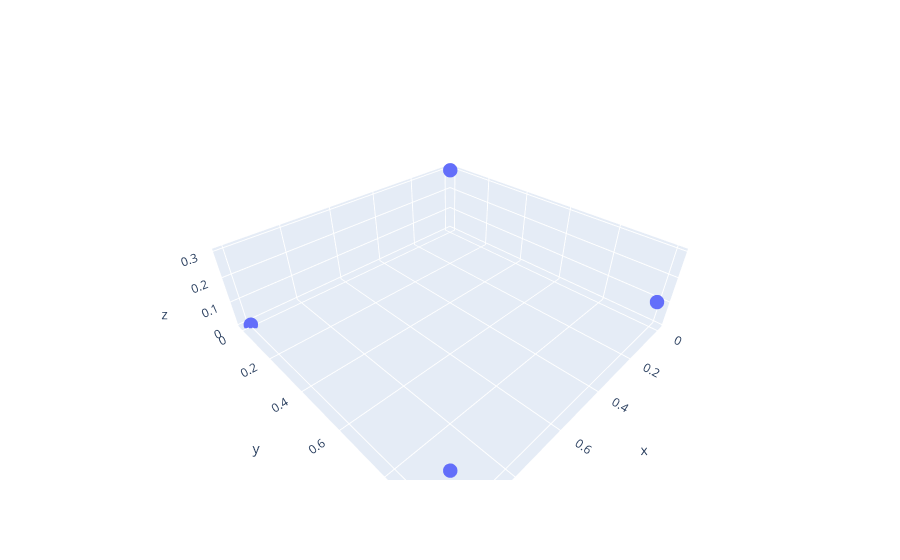

Write notebook code for a chart like this one.
### Markdown cell above
Fit a 2D Gaussian in 3D to 4 points

### Code cell
# Grid cell
xy = np.array([[0, 0], [1, 0], [1, 1], [0, 1]])
zs = np.array([0.3, 0.0, 0.2, 0.1])

# Plot the points
fig = go.Figure()
fig.add_trace(go.Scatter3d(x=xy[:, 0], y=xy[:, 1], z=zs, mode='markers', marker=dict(size=5)))
fig.update_layout(scene=dict(aspectmode='data'))
fig.show()

### Figure 1 — Plotly figure (JSON) as saved in the notebook; plotly's stock layout.template omitted (floating-point values rounded to 4 significant figures)
{"data": [{"marker": {"size": 5}, "mode": "markers", "type": "scatter3d", "x": [0, 1, 1, 0], "y": [0, 0, 1, 1], "z": [0.3, 0, 0.2, 0.1]}], "layout": {"scene": {"aspectmode": "data"}}}
